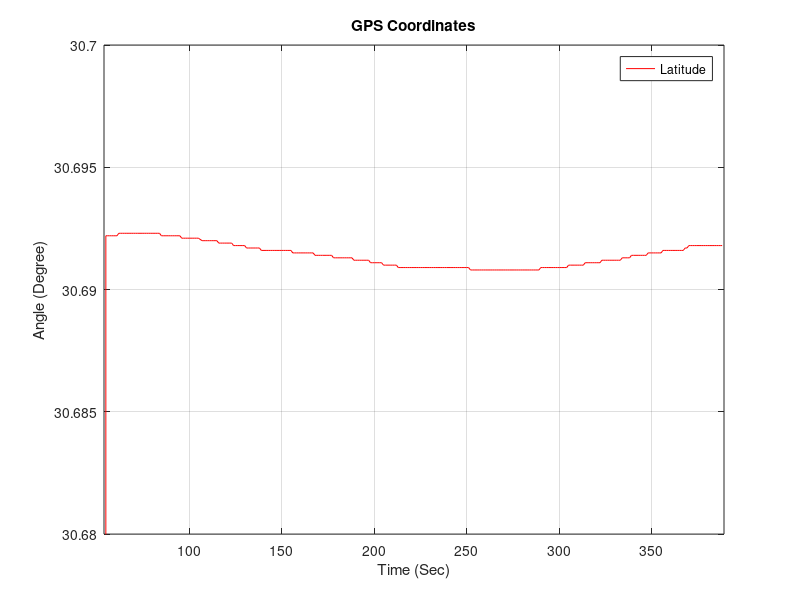

Recreate this plot in MATLAB.
close all;
clear;
clc;

data=dlmread('TEST02.TXT')
t=data(:,1);
x=data(:,2);
y=data(:,3);
z=data(:,4);
plot(t,x,'r');
axis([54,389,30.68,30.7]);

title('GPS Coordinates');
xlabel('Time (Sec)');
ylabel('Angle (Degree)');
legend('Latitude');
grid on